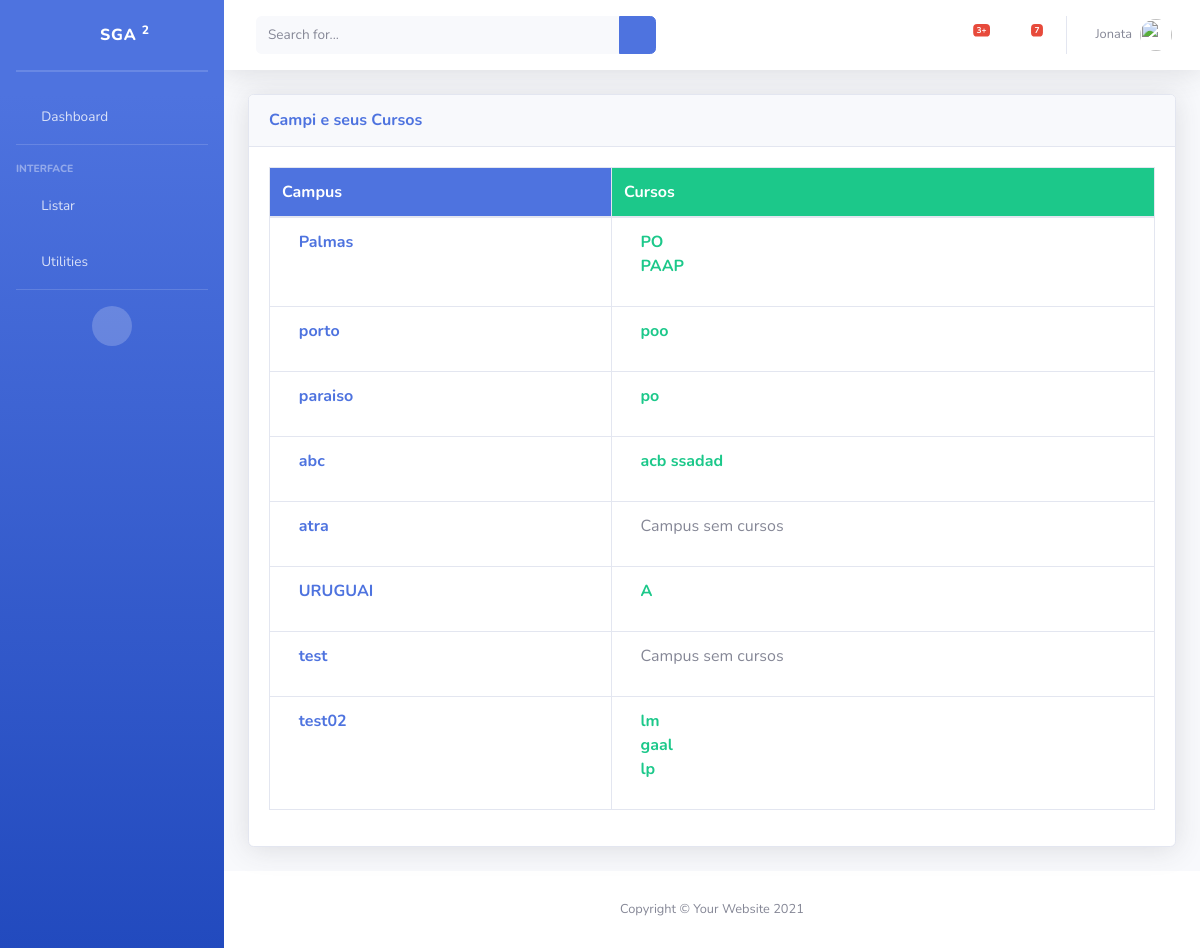
/listarCampus/, run on the app's committed database.
### piloto/models/Campus.py (models this page shows, shortened)
class Campus(models.Model):
    nome = models.CharField("Nome do Campus", max_length=100, unique=True)
    class Meta:
        verbose_name = "Campus"
        verbose_name_plural = "Campi"

### piloto/models/Curso.py (models this page shows, shortened)
class Curso(models.Model):
    nome = models.CharField("Nome do Curso", max_length=100)
    campus = models.ForeignKey(Campus, verbose_name="Campus", on_delete=models.PROTECT)
    class Meta:
        verbose_name = "Curso"
        verbose_name_plural = "Cursos"

### piloto/views/ListarCampus.py (the view)
# urls.py: path('listarCampus/', ListarCampus.as_view(), name='listarCampus'),
class ListarCampus(TemplateView):
    template_name = 'listas/ListarCampus.html'
    def get_context_data(self, **kwargs):
        context = super().get_context_data(**kwargs)
        campi = Campus.objects.prefetch_related('curso_set').all()
        context['campi'] = campi
        return context

### templates/listas/ListarCampus.html
{% extends 'Base.html' %}
{% load static %}
{% block content %}
<div class="container-fluid">
    <div class="card shadow mb-4">
        <div class="card-header py-3">
            <h6 class="m-0 font-weight-bold text-primary">Campi e seus Cursos</h6>
        </div>
        <div class="card-body">
            <div class="table-responsive">
                <table class="table table-bordered" id="dataTable" width="100%" cellspacing="0">
                    <thead>
                        <tr>
                            <th class="bg-primary text-white">Campus</th>
                            <th class="bg-success text-white">Cursos</th>
                        </tr>
                    </thead>
                    <tbody>
                        {% for campus in campi %}
                            <tr>
                                <td class="text-primary font-weight-bold">
                                    <i class="fas fa-university text-primary"></i>
                                    <span class="text-primary font-weight-bold">{{ campus.nome }}</span>
                                </td>
                                <td>
                                    <ul class="list-unstyled">
                                        {% if campus.curso_set.all %}
                                            {% for curso in campus.curso_set.all %}
                                                <li>
                                                    <i class="fas fa-book text-success"></i>
                                                    <span class="text-success font-weight-bold">{{ curso.nome }}</span>
                                                </li>
                                            {% endfor %}
                                        {% else %}
                                            <li>
                                                <i class="fas fa-exclamation-circle text-muted"></i>
                                                <span class="text-muted">Campus sem cursos</span>
                                            </li>
                                        {% endif %}
                                    </ul>
                                </td>
                            </tr>
                        {% endfor %}
                    </tbody>
                </table>
            </div>
        </div>
    </div>
</div>
</div>
{% endblock %}

### data on the page
Campus: nome "Palmas"
Curso: nome "PO"
Curso: nome "PAAP"
Campus: nome "porto"
Curso: nome "poo"
Campus: nome "paraiso"
Curso: nome "po"
Campus: nome "abc"
Curso: nome "acb ssadad"
Campus: nome "atra", shows "Campus sem cursos"
Campus: nome "URUGUAI"
Curso: nome "A"
Campus: nome "test", shows "Campus sem cursos"
Campus: nome "test02"
Curso: nome "lm"
Curso: nome "gaal"
Curso: nome "lp"
